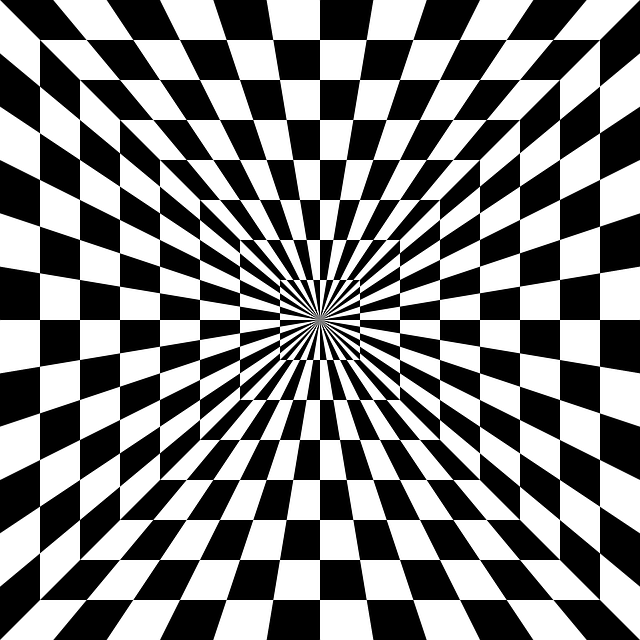
#> input picture SIFT Keypoint Descriptor/input2.png, 640 x 640 px, given in place of input2.jpg, which was not available
$ python Kmeans_2.py '../SIFT Keypoint Descriptor/input1.png'   (Python 2 division)
#> lines starting #> are read from the running program, lines starting #| are printed output that depends on the picture; pictures that were not available may be replaced by others from this repository, and a replacement may not be noted
from __future__ import division
import Queue
from imaplib import _Authenticator
from sys import  argv
from PIL import Image
from PIL import ImageChops as ic
#from pylab import *
import matplotlib.pyplot as plt
import numpy as np
# from  scipy.ndimage import filters
# from scipy import misc
# from scipy import  signal
import math
from numpy.linalg import inv
import copy as cp
from numpy.linalg import inv
from scipy import interpolate
import cv2
import scipy as sp
from matplotlib.pyplot import hist
from sklearn.cluster import  KMeans
from numpy import NaN, Inf, arange, isscalar, asarray, array
"""
Below program implements k-means clustering algorithms as below steps for color image

6 cluster  initial cluster centers are choosen randomly from the values of histogram

1)seperate out the R G B intensity values of the image into 3 seperate vectors and the distance fucntion = sqrt(green*red+blue*blue+gree*green)

1) initially select K centroids data points(x,y) based on the histogram of the image R G B value vectors


2) assign each pixel  of the image except the centroid points to one of those centroid bins based on the difference in the euclidean distance between that centroid and data point

3) Now compuete the actualcentroid point of the cluster using the below formula

Xc = 1/M(sigma(i = 1 to m) (xi)*(mi))
where xi is the x co-ordinate of the pixel, mi is the intensity of the pixel value
and n is the no of pixels of that cluster
M is the sum of the intensity values of the cluster

4)Now if the centroid found in the step 3 is different from step2 perform again step 2 and step3 iteratively.Else stop

5)Now resepresent each region with seperate colour
"""


image_name1 = 'input2.jpg'
i1 = Image.open(image_name1)
#> i1 is the input picture: PIL image 640x640 LA; mean R, G, B, A 127.5, 127.5, 127.5, 254.9

I1 = cv2.imread(image_name1)
#> I1: shape (640, 640, 3); min 0, max 255, mean 127.5


#load output image
image_name2 = 'out2.jpg'
i2 = Image.open(image_name2).convert('L')
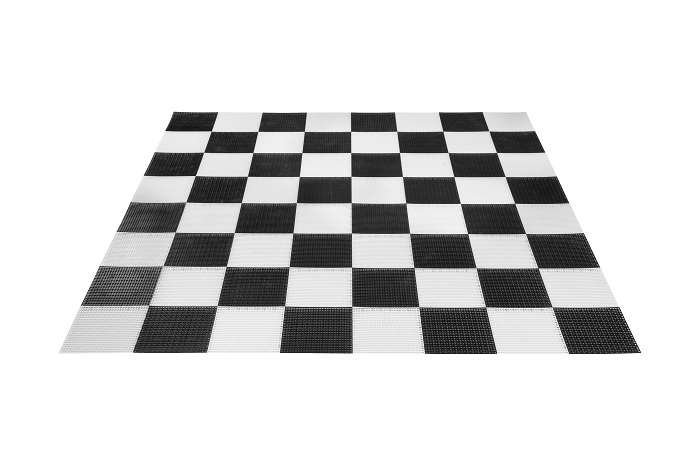
#> input picture SIFT Keypoint Descriptor/input1.png, 700 x 466 px, given in place of out2.jpg, which was not available
#> i2 is the input picture: PIL image 700x466 L; min 2, max 255, mean 214.5
#i3 = cv2.imread(image_name1)
I2 = np.array(i2,dtype = np.float32)

no_of_clsuters = 6

##########################################################kmeans++#########################################################

# [53 lines left out: function kmeansplus, not called in this run]


##############################################################kmeans++ ends##################################################


R,G,B = cv2.split(I1)
#miniumum value of R channel
#R_vector = np.reshape(R,R.)
r_vector = np.reshape(R,R.shape[0]*R.shape[1])
g_vector = np.reshape(G,G.shape[0]*G.shape[1])
b_vector = np.reshape(B,B.shape[0]*B.shape[1])

#miniumum value of R,G,B  channel

minR = np.min(r_vector)
#> minR = 0
minG = np.min(g_vector)
#> minG = 0
minB = np.min(b_vector)
#> minB = 0
#subtract min value from r_vector
r_vector = r_vector-minR+1
g_vector = g_vector-minG+1
b_vector = b_vector-minB+1


#create multilple copy of  the 1-d array for K times
r_vector = np.tile(r_vector,[no_of_clsuters,1])
g_vector = np.tile(g_vector,[no_of_clsuters,1])
b_vector = np.tile(b_vector,[no_of_clsuters,1])


mean_red = np.zeros((1,no_of_clsuters))
mean_green = np.zeros((1,no_of_clsuters))
mean_blue = np.zeros((1,no_of_clsuters))

# mean_red[:] = kmeansplus(r_vector)
# mean_green[:] = kmeansplus(g_vector)
# mean_blue[:] = kmeansplus(r_vector)

mean_red[:] = [value*np.max(r_vector)/(no_of_clsuters+1)   for index,value in  enumerate(range(1,no_of_clsuters+1))]
mean_green[:] = [value*np.max(g_vector)/(no_of_clsuters+1)   for index,value in  enumerate(range(1,no_of_clsuters+1))]
mean_blue[:] = [value*np.max(b_vector)/(no_of_clsuters+1)   for index,value in  enumerate(range(1,no_of_clsuters+1))]


vector_length = len(r_vector[0])
#> vector_length = 409600


#no of iterations
iter  = 0
old_mean_red  = np.zeros(mean_red.shape)
minimum_indices = np.zeros(r_vector.shape)

old_mean_green  = np.zeros(mean_green.shape)
minimum_indices_g = np.zeros(g_vector.shape)

old_mean_blue  = np.zeros(mean_blue.shape)
minimum_indices_b = np.zeros(b_vector.shape)


while True:
    iter = iter+1
    #duplicate the mean_value 1d array until  the length of r_vector

    #store mean value to old mean value
    old_mean_red[:] = mean_red


    #duplicate the mean_value until the length of I1_vector thi is used to compute minimum of euclidean distance
    mean_red1 = np.tile(mean_red,[vector_length,1]);
    #mean_red = mean_red.transpose()


    #duplicate the mean_value until the length of I1_vector thi is used to compute minimum of euclidean distance
    mean_green1 = np.tile(mean_green,[vector_length,1]);
    #mean_green = mean_green.transpose()


    #duplicate the mean_value until the length of I1_vector thi is used to compute minimum of euclidean distance
    mean_blue1 = np.tile(mean_blue,[vector_length,1]);
    #mean_blue = mean_blue.transpose()


    mean_red1= mean_red1.transpose()
    mean_green1= mean_green1.transpose()
    mean_blue1= mean_blue1.transpose()

    #compute square of euclidean distance between that centroid and data point
    disr =  np.multiply((r_vector-mean_red1),(r_vector-mean_red1))
     #compute square of euclidean distance between that centroid and data point
    disg =  np.multiply((g_vector-mean_green1),(g_vector-mean_green1))
    #compute square of euclidean distance between that centroid and data point
    disb =  np.multiply((b_vector-mean_blue1),(b_vector-mean_blue1))

    distance = np.sqrt(disr+disg+disb)


    #get the index of minimum values across the array
    minimum_indices = np.argmin(distance,axis=0)


    for i in range(0,no_of_clsuters):
        index=(minimum_indices==i)
        index = ~index

        r_true = np.ma.masked_array(r_vector[0],mask =index)

        g_true = np.ma.masked_array(g_vector[0],mask =index)

        b_true = np.ma.masked_array(b_vector[0],mask =index)

        mean_red[:,i]     = np.ceil(np.mean(r_true))
        mean_green[:,i]   = np.ceil(np.mean(g_true))
        mean_blue[:,i]    = np.ceil(np.mean(b_true))


    # mean_red = mean_red.transpose()
    # mean_green = mean_green.transpose()
    # mean_blue= mean_blue.transpose()

    if ((np.array_equal(mean_red,old_mean_red) and np.array_equal(mean_red,old_mean_red) and np.array_equal(mean_red,old_mean_red)) or iter>25):
        break;
#> after the loop, iter = 6; mean_blue = [[1, 54, 109, 150, 204, 254]]; mean_green = [[1, 54, 109, 150, 204, 254]]; mean_red = [[1, 54, 109, 150, 204, 254]]; old_mean_red = [[1, 54, 109, 150, 204, 254]]


label_im = np.zeros(R.shape)
# label_im[:]= np.reshape(minimum_indices,I1.shape)

label_im = np.reshape(minimum_indices,R.shape)
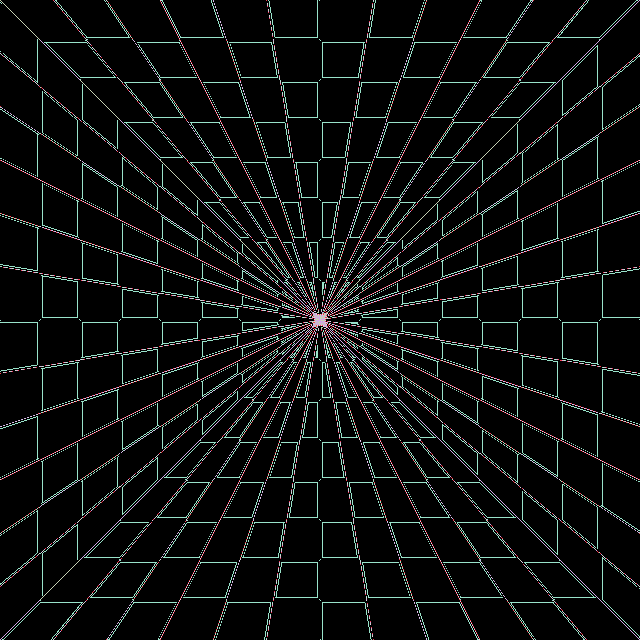
#> label_im: shape (640, 640) int64; 6 distinct labels, from 0 to 5; one colour per label, 0 black
#vec_mean = [meanred1;meangreen1;meanblue1];

print np.unique(label_im)
#| [0 1 2 3 4 5]

#display the image
plt.figure(2)
plt.imshow(label_im)
plt.figure(3)
plt.imshow(I2)


# [7 lines of commented-out code are left out]

I3 = np.zeros(I2.shape)
I3[:] = I2[:]
############################################################################k-means ends#####################################################################

# #maunally quantize the values of output image to only 6 values
for i in range(0, I2.shape[0]):
    for j in range(0,I2.shape[1]):
        if(I3[i][j]>=0 and I3[i][j]<=25 ):
            I3[i][j]= 2
        if(I3[i][j]>=26 and I3[i][j]<=75 ):
            I3[i][j]= 0
        if(I3[i][j]>=75 and I3[i][j]<=125 ):
            I3[i][j]= 1
        if(I3[i][j]>=126 and I3[i][j]<=175 ):
            I3[i][j]= 3
        if(I3[i][j]>=176 and I3[i][j]<=225 ):
            I3[i][j]= 4
        if(I3[i][j]>=226 and I3[i][j]<=255 ):
            I3[i][j]= 5
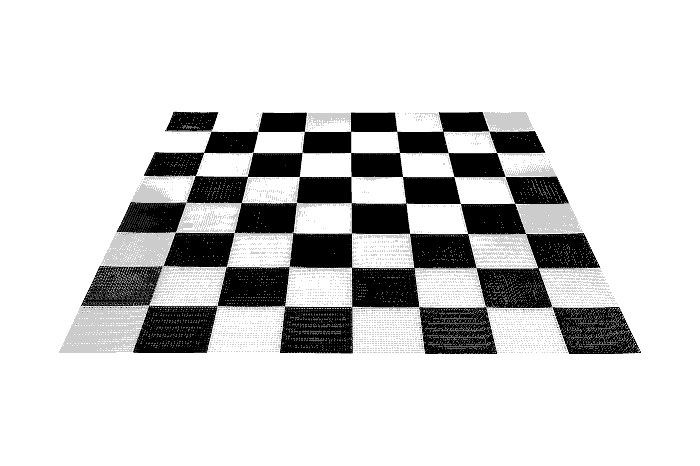
#> I3: shape (466, 700) float64; min 0, max 5, mean 4.12; drawn with min black and max white

# I3 [I2==102.0] = 2
# I3 [I2==153.0] = 0
# I3 [I2==204.0] = 1
# I3 [I2==255.0] = 3
# I3 [I2==127.0] = 4
# I3 [I2==0.0]   = 5
#
#
plt.figure(4)
plt.imshow(I3)
plt.show()
# #conventions for the clustered image
# #we assume pixels belonging to owl and branch as foreground and rest are background
#
# # TP = count of no of values which are true in both GT array and in seed array label_im (GT intersection Actual)
tp_count = 0
for i in range(0,I2.shape[0]):
    for j in range(0,I2.shape[1]):
        if I2[i][j]== 0 and label_im[i][j] == 0 and I2[i][j]== 1 and label_im[i][j] == 1 and I2[i][j]== 3 and label_im[i][j] == 3 and I2[i][j]== 4 and label_im[i][j] == 4:
            tp_count+=1
#> after the loop, tp_count = 0


#print tp_count
# FP = count of no of values which are true in seed_Array(label_im) and false in GT(I2)(not GT intersection Actual)
fp_count = 0
for i in range(0,I2.shape[0]):
    for j in range(0,I2.shape[1]):
#> (the run stopped early here; a loop or call above may not have finished)
